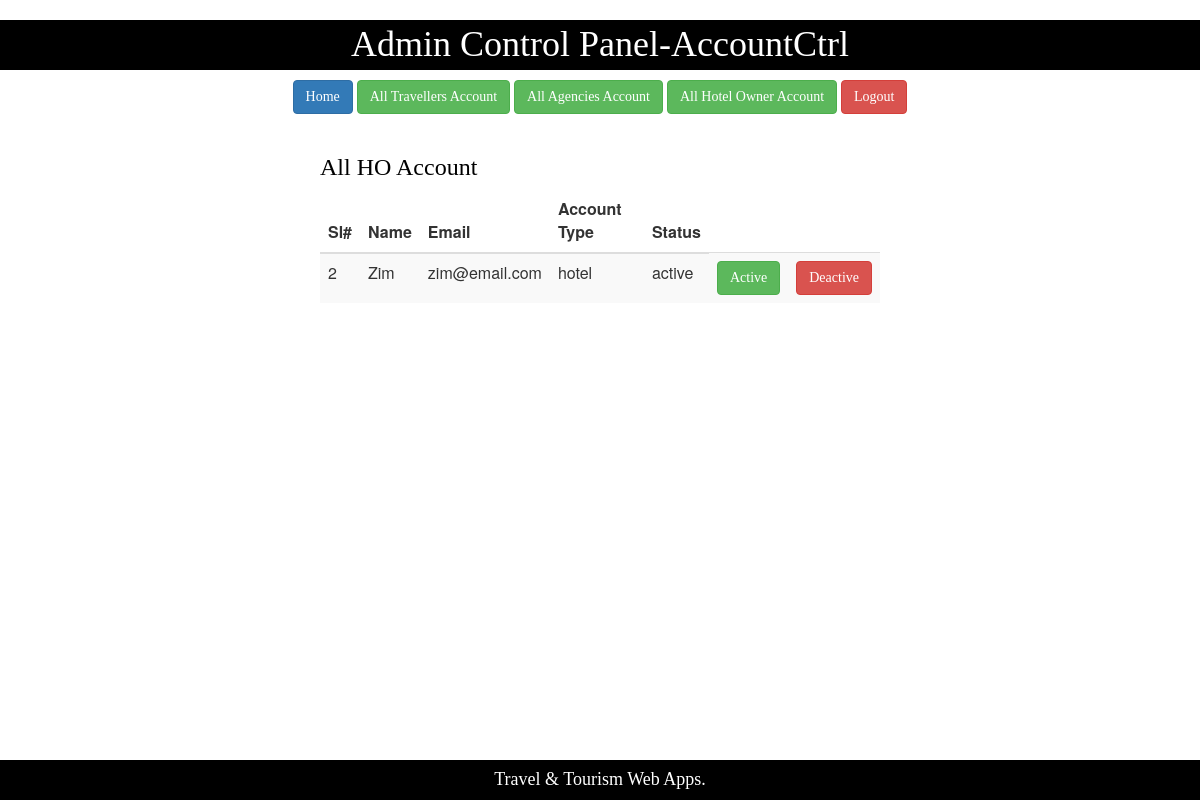
Screenshot of /Admin_AccountCtrl_Hotel.php with the database file from the repository.
### tables this page shows
CREATE TABLE `profile` (
  `sl` int(5) NOT NULL,
  `name` varchar(30) DEFAULT 'null',
  `address` varchar(50) DEFAULT 'null',
  `email` varchar(30) NOT NULL,
  `phone_no` varchar(20) DEFAULT 'null',
  `join_date` varchar(6) NOT NULL DEFAULT current_timestamp(),
  `type` varchar(30) NOT NULL,
  `status` varchar(30) NOT NULL DEFAULT 'active'
);

### models/db_config.php (called while the page is built, shortened)
<?php
	$db_server="localhost";
	$db_user="root";
	$db_password="";
	$db_name="wt_sp21_f";
	function get($query){
		global $db_server,$db_user,$db_password,$db_name;
		$conn = mysqli_connect($db_server,$db_user,$db_password,$db_name);
		$result = mysqli_query($conn,$query);
		$data=array();
		if(mysqli_num_rows($result) > 0){
			while($row=mysqli_fetch_assoc($result)){
				$data[] = $row;
			}
		}
		return $data;
	}
?>

### controllers/Admin_AccountController.php (called while the page is built, shortened)
<?php
require_once "models/db_config.php";
function getAllHotelsAcc()
{
	$query="SELECT sl,name,email,type,status from profile WHERE type='hotel'";
    $result = get($query);
    return $result;
}
?>

### Admin_AccountCtrl_Hotel.php (the view, shortened to what this page needs)
<?php
include 'Admin_AccountCtrl_Header.php';
require_once "controllers/Admin_AccountController.php";
$result = getAllHotelsAcc();
?>
<div class="center">
	<h3 class="text">All HO Account</h3>
	<table class="table table-striped">
		<thead>
			<th>Sl#</th>
			<th>Name</th>
			<th>Email</th>
			<th>Account Type</th>
			<th>Status</th>
		</thead>
		<?php
		foreach($result as $row):?>
		<tbody>
			<td><?php echo $row["sl"];?></td>
			<td><?php echo $row["name"];?></td>
			<td><?php echo $row["email"];?></td>
			<td><?php echo $row["type"];?></td>
			<td><?php echo $row["status"];?></td>
            <td><a href="controllers/Admin_AccountActiveController.php?id=<?php echo $row['sl'];?>" class="btn btn-success">Active</a></td>
            <td><a href="controllers/Admin_AccountDeactiveController.php?id=<?php echo $row['sl'];?>" class="btn btn-danger">Deactive</a></td>
		</tbody>
		<?php endforeach;?>
	</table>
</div>
<?php include 'Admin_Home_Footer.php';?>

### styles/mystyle.css (style rules this page uses)
body { background-color:white; padding:0px; }
.text { font-family:consolas; color:black; }
.center { margin: 0 auto; width:50% ; padding:20px; }
.btn { font-family:consolas; }

### rows the page displays
profile: sl "2", name "Zim", email "zim@email.com", type "hotel", status "active"
